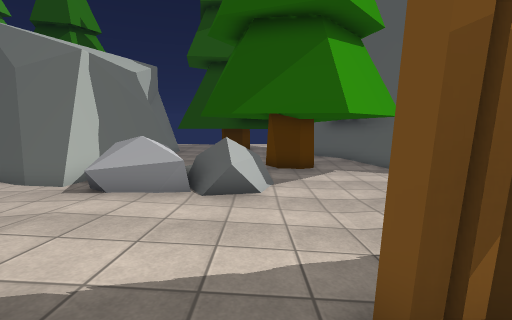
View 1 (above)

24 first-person views from a walk through a scene from a Unity 3-D project. The camera is 1.4 m above the floor, tilts 10° down and sees 90° across. The floor is counted in squares, 1 m on a side. Each view is taken from the middle of a square. On the plan, view 1 faces up. The plan holds only what a view shows up to about 13 squares ahead; the rest is blank. The place goes on beyond the plan. The player is left out. Some animated figures are left out. Some surface patterns are stand-ins.

View 2
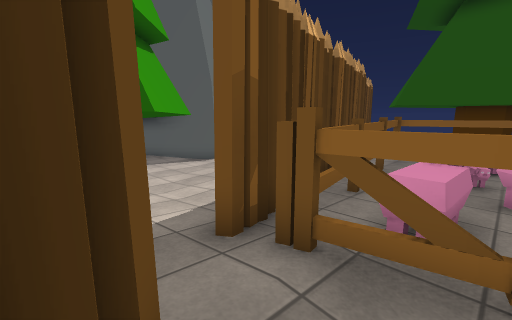

View 3
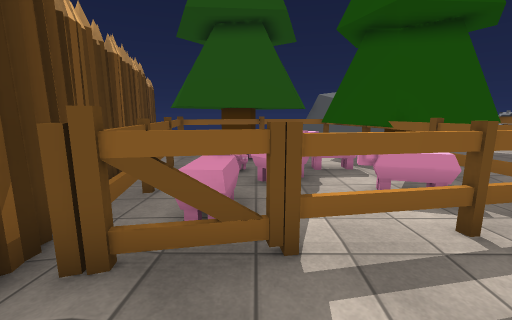

View 4
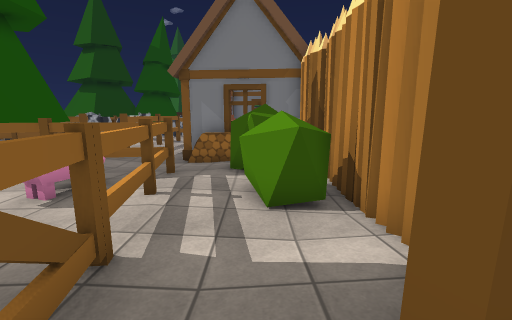

View 5
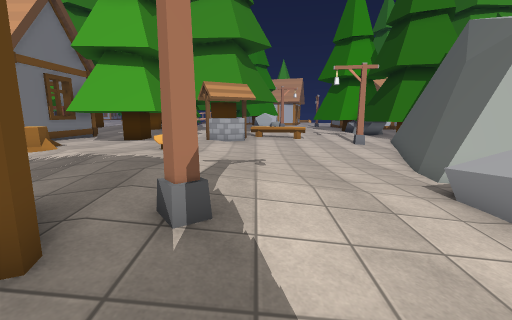

View 6
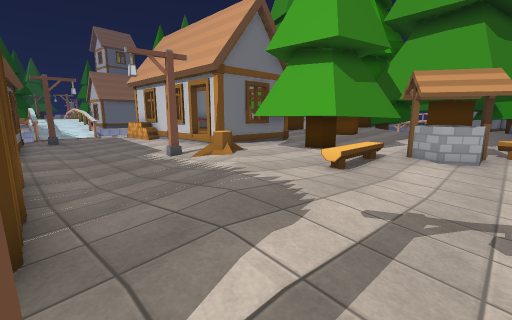

View 7
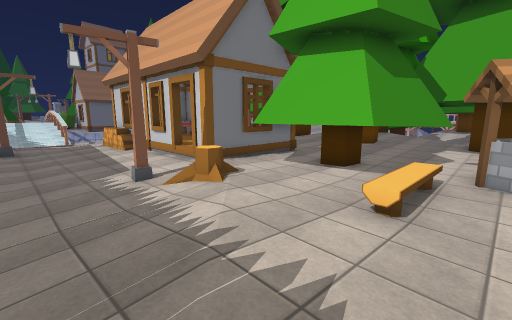

View 8
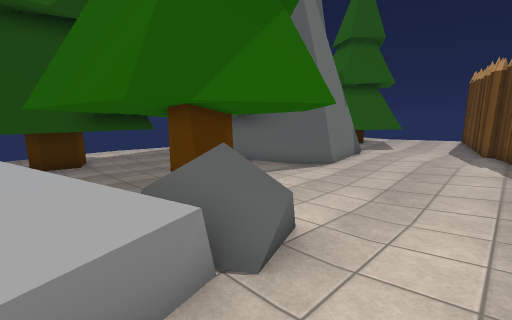

View 9
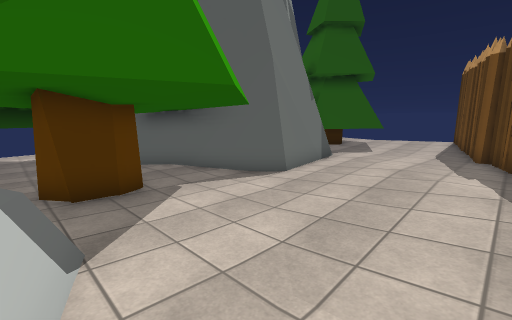

View 10
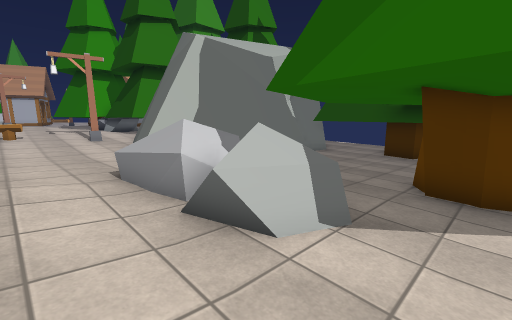

View 11
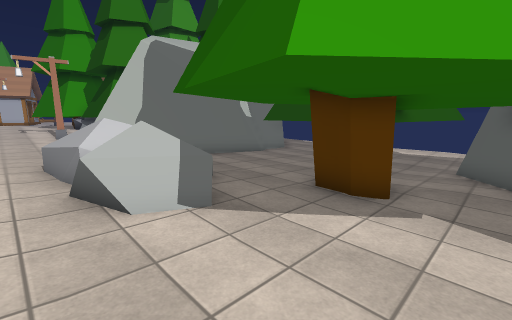

View 12
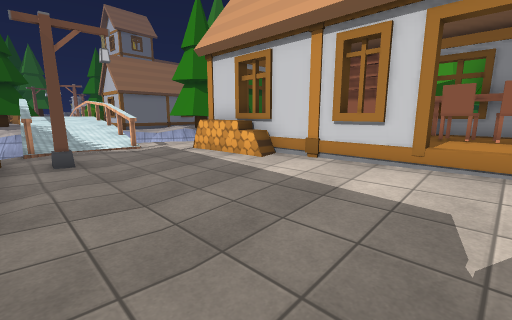

View 13
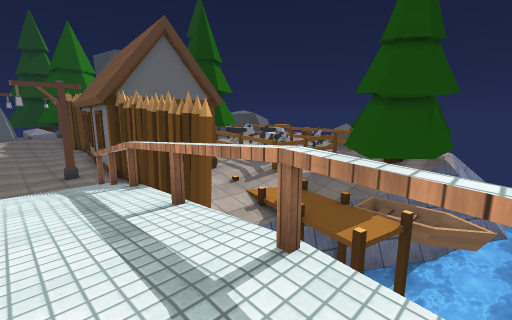

View 14
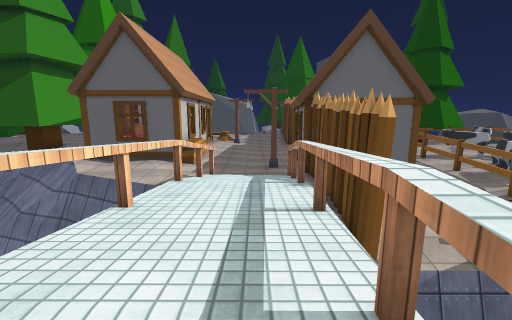

View 15
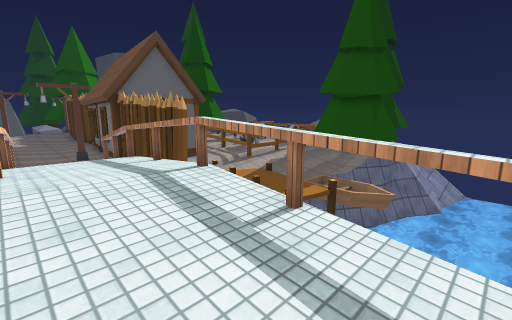

View 16
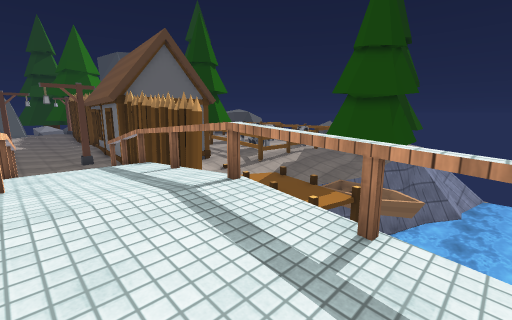

View 17
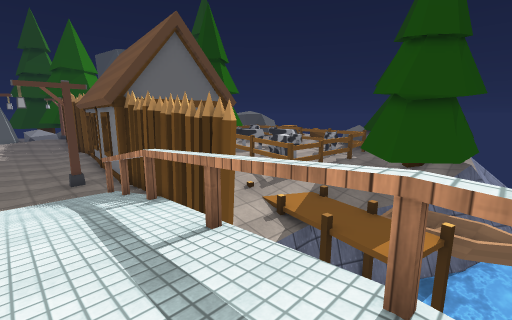

View 18
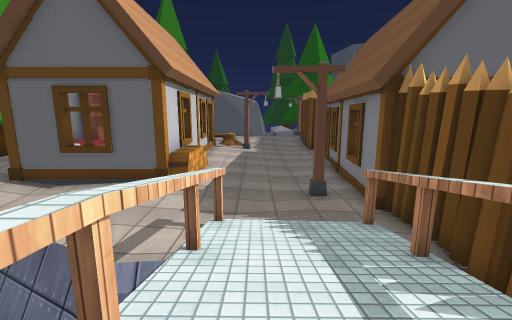

View 19
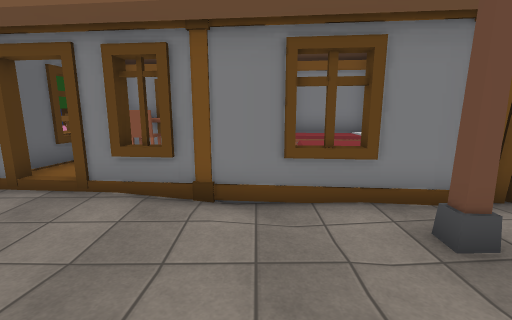

View 20
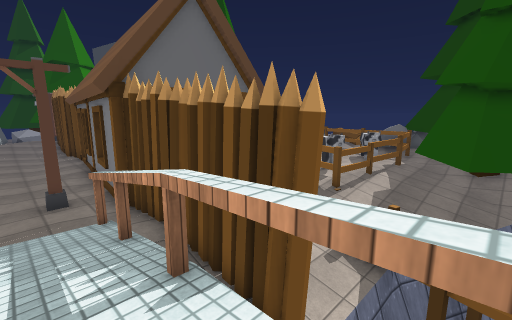

View 21
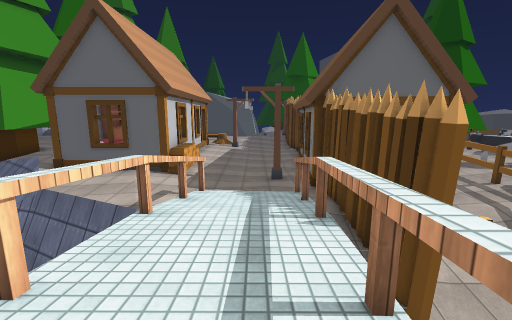

View 22
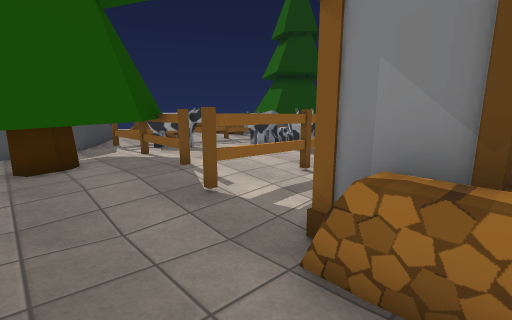

View 23
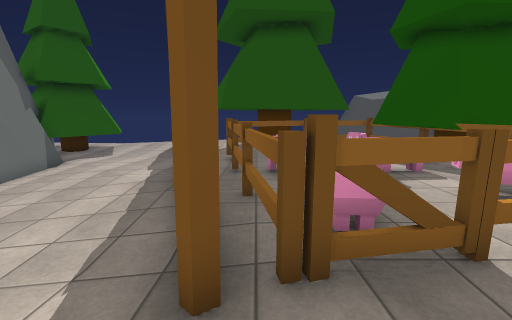

View 24
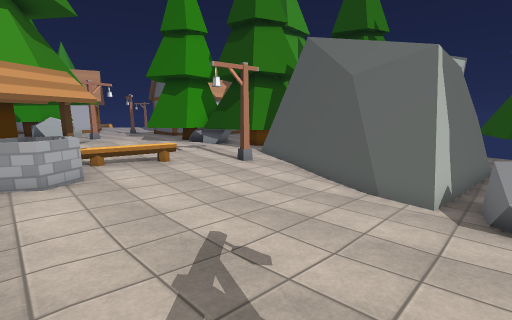

### Floor plan
Key: @ floor where view 1 was taken; # wall or solid block; . main floor; : floor 0.25 m higher than the main floor; - floor 0.25 m lower than the main floor; + floor 0.5 m higher than the main floor; _ floor 0.5 m lower than the main floor; * floor 0.75 m higher than the main floor; < floor 0.75 m lower than the main floor; % floor 1 m higher than the main floor; ( floor 1 m lower than the main floor; & floor 1.25 m higher than the main floor; ! floor 1.25 m lower than the main floor; / step, stairs or slope; = window, fence, low wall or low ledge; ≈ water the walk keeps out of; ^ raised ledge; v drop or lower ground; T tree; R rock; F fence; B bush; H house; L lantern; W well; S stump; G log; O other object.
Columns run from 13 left of view 1 to 12 right of it. Each row starts with its distance up from view 1.
 18         T      TT
 17         T <TTT<T<
 16         #_<TT<<T
 15        ##T_<<<<<##
 14        ##TTTTTT<_#
 13         #______<_##      T
 12         #_____T___##     T
 11         #-____TT___#   ##T
 10 ###     #----_TT___#####_T
  9 .####   #-----______##---_
  8 ...=#####RRR --____-------
  7 .L.---###RRRRR--_---------
  6 ...------RRRRR------------
  5 ...-------.--------------#
  4 G...---......------.--####
  3 G.........:...--..#####--
  2 ::......:::::..##  FFFFF-
  1 WW:....:::+L::#FFFFFO--F-
  0 WW::..:::++##@FOO .OOOOF.T
 -1 T:///:::++/#::.FO O..OO F#
 -2 TTT:::::+//#...F..OO    F
 -3 TT:T::::///#B..F.O.OO.OOF
 -4 TTTT:::/:..#BB.FOO.OOTTFF
 -5  TTT:S:...-#  .F.FFFFFFFTR
 -6 TTTT:S:...-#BB.FFF.TTTTTTR
 -7    HH:L..--# BB.....TTT  R
 -8 HHH H::..-.#  OO--.:TTT
 -9 HHH H::..-.HHHHHH.F:FFFFFF
-10 HH  H:...-./  HHH.F:::T:O
-11     H:...-.H HHH .F::::OO
-12 H   H:...-.H  H  .F::  O
-13 H HHHO..-..H      F::  ::
-14 HHHHHO..-.-H      FOO OO.
-15  HHHHO..---HH HH  F.OOOO
-16 HHHHHO..-.HHH HH FF..OOO
-17 /.:::....LHHHHHH-F.OO
-18 /..::.....##HHHH-F.O
-19 vvv...#/.###  ---FOO.
-20  vvvv.///^ # ___-FOO..
-21      v^//^ #<<<<_FFFFF
-22       v//###((=<  _--TT
-23       v**v #!!<<= <__TT
-24       ^%%^  ≈≈<<<!(<TTTT
-25       v%%v   ≈<<vvv(TT##
-26       v%%^   ≈<<≈vvvvTT#
-27       ^&&^   ≈≈≈≈v≈≈≈vTTT
-28       v&&v      ≈v≈≈≈≈≈vv
-29       =%%^       ≈≈≈≈≈≈≈≈
-30       %%%^        ≈≈≈≈≈≈≈
-31       %%%v        ≈≈≈≈≈≈
-32       * *v        ≈≈≈≈≈≈

Positions as (right, up) in squares from view 1, and headings:
1: (0, 0), facing up
2: (-1, -1), facing up-right
3: (-1, -1), facing right
4: (0, 1), facing down
5: (1, 2), facing left
6: (-2, 2), facing down-left
7: (-4, 0), facing down-left
8: (-3, 4), facing up-right
9: (0, 4), facing up-right
10: (2, 4), facing up-left
11: (4, 5), facing up-left
12: (-3, -8), facing down-left
13: (-6, -29), facing up-right
14: (-5, -29), facing up
15: (-7, -32), facing up-right
16: (-7, -31), facing up-right
17: (-6, -28), facing up-right
18: (-6, -24), facing up
19: (-7, -14), facing right
20: (-5, -25), facing up-right
21: (-5, -27), facing up
22: (1, -6), facing down-right
23: (-1, 1), facing right
24: (-4, 0), facing up-left
